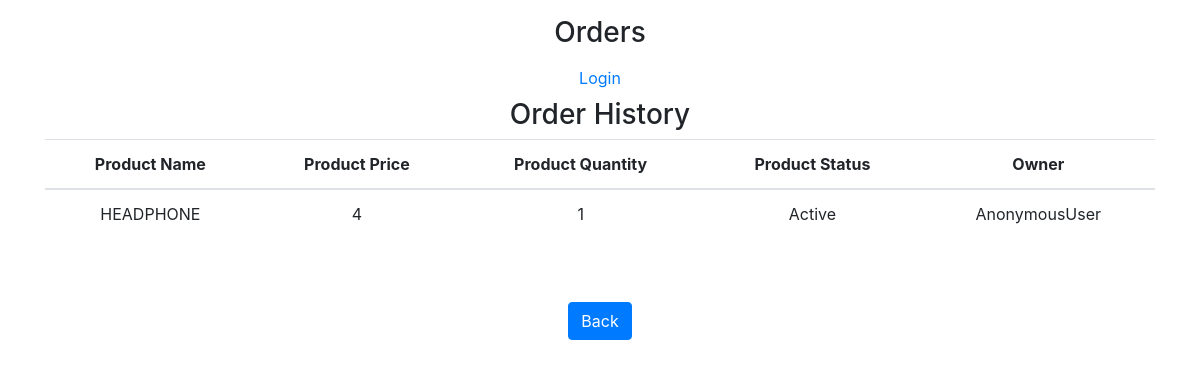
/accounts/order-history, run on the app's committed database.
### accounts/models.py (models this page shows)
class PlaceOrderModel(models.Model):
    order_by = models.CharField(max_length=20, null=True)
    product_name = models.CharField(max_length=50, null=True)
    product_quantity = models.IntegerField(choices=PRODUCT_QUANTITY, default=1)
    product_price = models.IntegerField(null=True)
    product_status = models.CharField(max_length=10, null=True)

### accounts/views.py (the view)
# urls.py: path('order-history', views.showOrderHistory, name='order-history'),
def showOrderHistory(request):
    username = request.user
    orderDetail = PlaceOrderModel.objects.filter(order_by=username)
    print(orderDetail)
    context = {'orderDetail': orderDetail}
    return render(request, 'order-history.html', context)

### templates/order-history.html
{% extends 'base.html' %}
{% load static %}
{% load bootstrap4 %}
{% block body %}
<div class="container m-md-6">
        <h3> Order History </h3>
        <table class="table">
            <thead>
            <tr>
                <th scope="col">Product Name</th>
                <th scope="col">Product Price</th>
                <th scope="col">Product Quantity</th>
                <th scope="col">Product Status</th>
                <th scope="col">Owner</th>
            </tr>
            </thead>
            <tbody>
            {% for order in orderDetail %}
            <tr>
                <td>{{ order.product_name }}</td>
                <td>{{ order.product_price }}</td>
                <td>{{ order.product_quantity }}</td>
                <td>{{ order.product_status }}</td>
                <td>{{ order.order_by }}</td>
            </tr>
            {% endfor %}
            </tbody>
        </table>
        <br>
        <br>
        <a type="button" class="btn btn-primary" href="{% url 'user-dashboard' %}">Back</a>
</div>
    {% endblock %}

### data on the page
PlaceOrderModel: product_name "HEADPHONE", product_price "4", product_quantity "1", product_status "Active", order_by "AnonymousUser"
